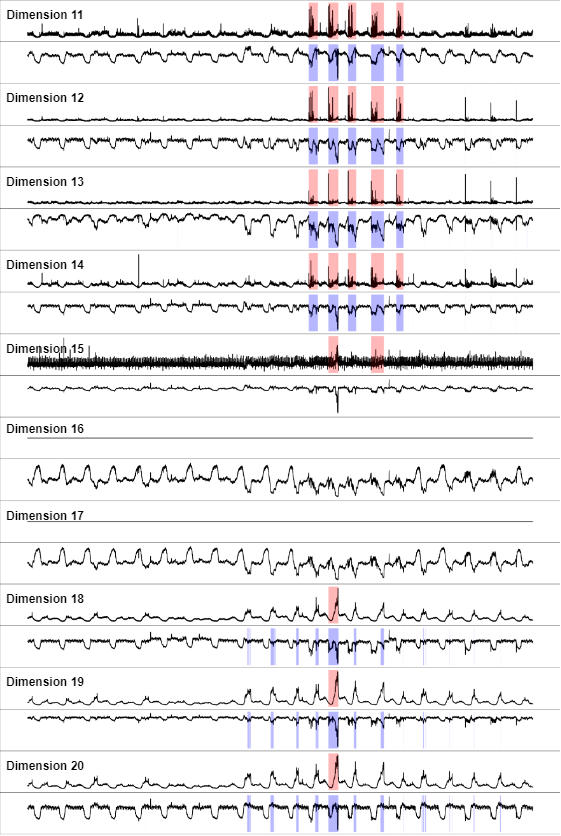
#> input picture docs/figures/qualitative_smd_tranad/stitched/dim_comparison_11-20.png, 561 x 836 px
$ python stitch_horizontal.py
#> lines starting #> are read from the running program, lines starting #| are printed output that depends on the picture
"""
Horizontally stitch the per-dimension prediction-comparison panels of TranAD
and EPAAD-Net into a single side-by-side figure.

Usage (from the repository root):
    python scripts/stitch_horizontal.py

Reads  docs/figures/qualitative_smd_{tranad,epaad}/stitched/dim_comparison_11-20.png
Writes docs/figures/qualitative_smd_epaad/stitched/dim_comparison_tranad_vs_epaad.png
"""

import os as _os, sys as _sys
_sys.path.insert(0, _os.path.dirname(_os.path.dirname(_os.path.abspath(__file__))))

import os
from PIL import Image

ROOT = os.path.dirname(os.path.dirname(os.path.abspath(__file__)))
FIG = os.path.join(ROOT, 'docs', 'figures')

PANEL = 'dim_comparison_11-20.png'
SRC_TRANAD = os.path.join(FIG, 'qualitative_smd_tranad', 'stitched', PANEL)
SRC_EPAAD = os.path.join(FIG, 'qualitative_smd_epaad', 'stitched', PANEL)
DST = os.path.join(FIG, 'qualitative_smd_epaad', 'stitched',
                   'dim_comparison_tranad_vs_epaad.png')


def stitch():
    image1 = Image.open(SRC_TRANAD)
#> image1 is the input picture: PIL image 561x836 RGBA; mean R, G, B, A 234, 232.8, 234.3, 253.6
    image2 = Image.open(SRC_EPAAD)
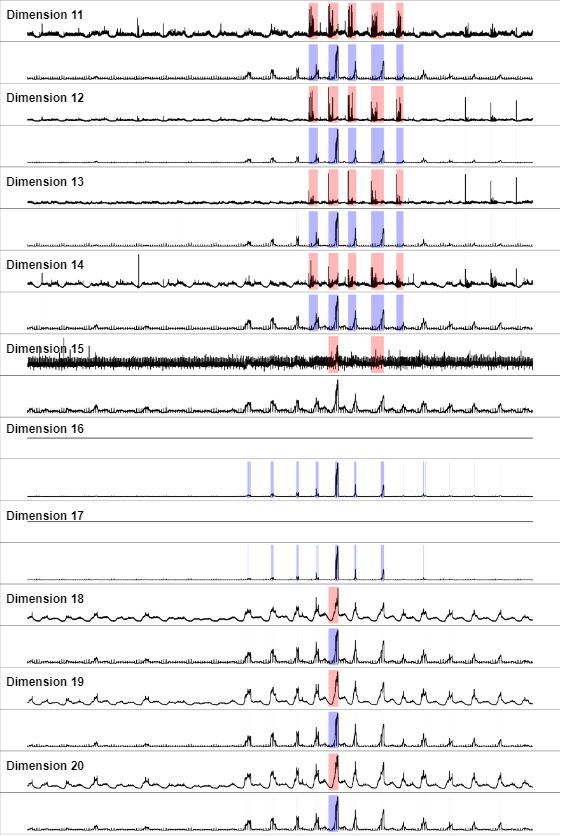
#> input picture docs/figures/qualitative_smd_epaad/stitched/dim_comparison_11-20.png, 561 x 836 px
#> image2 is the input picture: PIL image 561x836 RGBA; mean R, G, B, A 237, 235.8, 237.1, 253.6

    # make both panels the same height
    height = max(image1.height, image2.height)
#> height = 836
    image1 = image1.resize((image1.width, height))
    image2 = image2.resize((image2.width, height))

    combined = Image.new('RGB', (image1.width + image2.width, height), color='white')
#> combined: PIL image 1122x836 RGB; every value is 255
    combined.paste(image1, (0, 0))
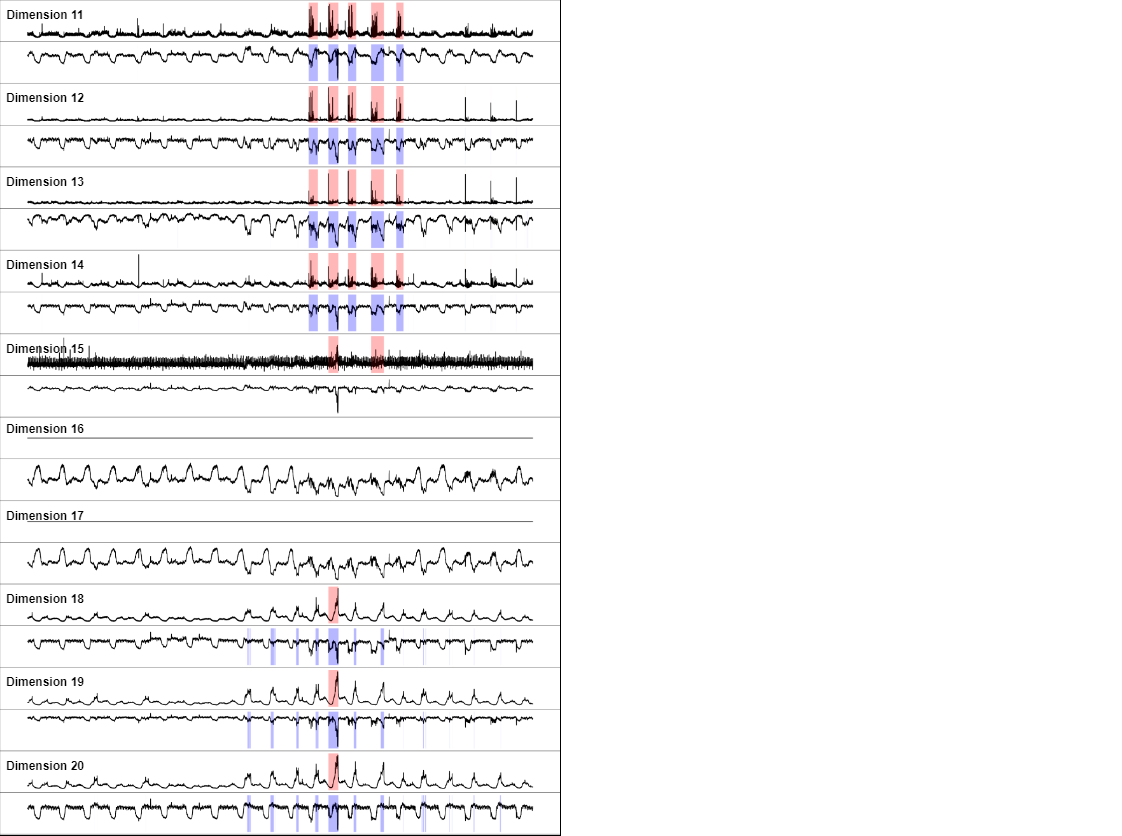
#> combined: PIL image 1122x836 RGB; mean R, G, B 244.5, 243.9, 244.6
    combined.paste(image2, (image1.width, 0))
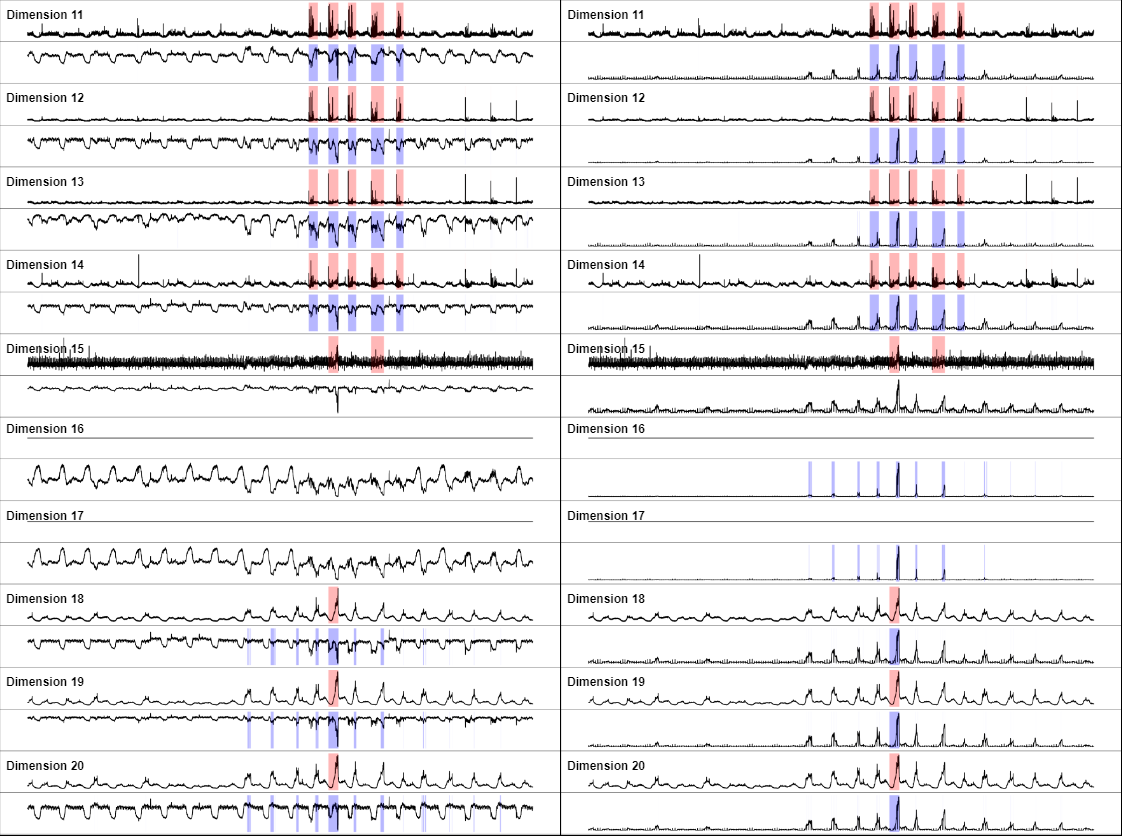
#> combined: PIL image 1122x836 RGB; mean R, G, B 235.5, 234.3, 235.7

    combined.save(DST)
    print('wrote', os.path.relpath(DST, ROOT))


if __name__ == '__main__':
    stitch()
